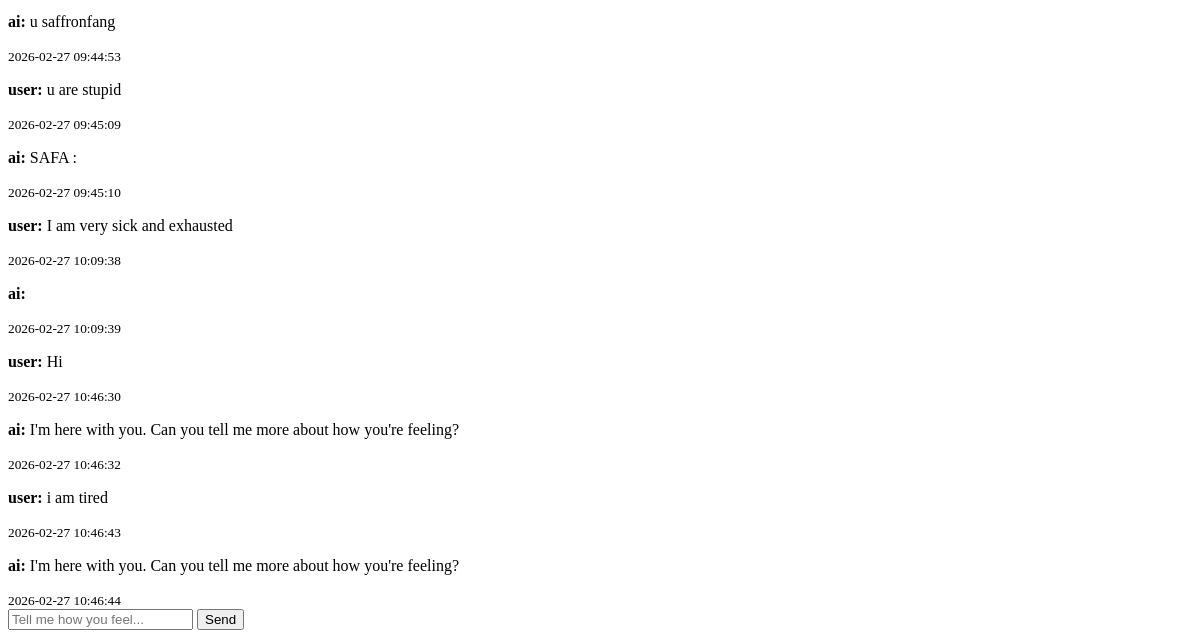
The app's page /safa_ai (signed in, lower part), older data.
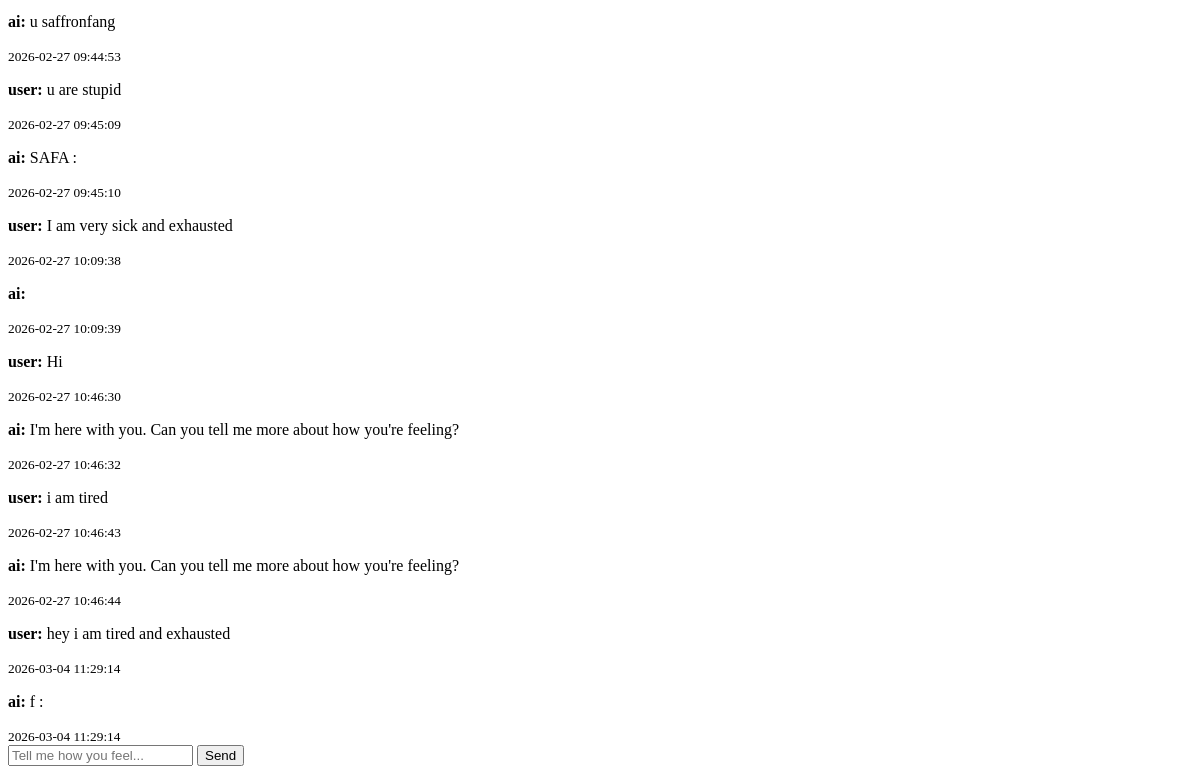
The same page, newer data.
### tables this page shows
CREATE TABLE ai_chat (
    id INTEGER PRIMARY KEY AUTOINCREMENT,
    user_id INTEGER,
    contact_name TEXT,
    sender TEXT,
    message TEXT,
    timestamp DATETIME DEFAULT CURRENT_TIMESTAMP
);

### app.py (the view, shortened to what this page needs)
@app.route("/safa_ai", methods=["GET", "POST"])
def safa_ai():
    if "user_id" not in session:
        return redirect(url_for("login"))
    import sqlite3
    from datetime import datetime
    import pytz
    conn = sqlite3.connect("database.db")
    cursor = conn.cursor()
    ist = pytz.timezone("Asia/Kolkata")
    cursor.execute("""
        SELECT sender, message, timestamp
        FROM ai_chat
        WHERE user_id = ? AND contact_name = 'SAFA'
        ORDER BY timestamp ASC
    """, (session["user_id"],))
    chats = cursor.fetchall()
    conn.close()
    return render_template("safa_ai.html", chats=chats)

### templates/safa_ai.html (shortened to what this page needs)
{% extends "base.html" %}
{% block content %}
<div class="container">
    <div class="chat-box">
        {% for sender, message, timestamp in chats %}
            <p><b>{{ sender }}:</b> {{ message }}</p>
            <small>{{ timestamp }}</small>
        {% endfor %}
    </div>
    <form method="POST">
        <input type="text" name="message" placeholder="Tell me how you feel..." required>
        <button type="submit">Send</button>
    </form>
</div>
{% endblock %}

Row changes from the older to the newer data that the page shows:
added ai_chat: sender "user", message "hey i am tired and exhausted", timestamp "2026-03-04 11:29:14"
added ai_chat: sender "ai", message "f :", timestamp "2026-03-04 11:29:14"
